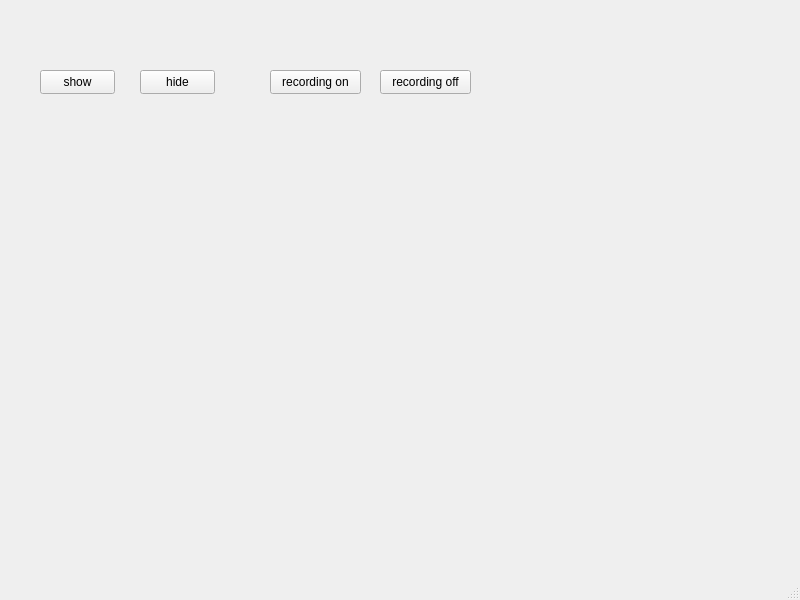
<?xml version="1.0" encoding="UTF-8"?>
<ui version="4.0">
 <class>MainWindow</class>
 <widget class="QMainWindow" name="MainWindow">
  <property name="geometry">
   <rect>
    <x>0</x>
    <y>0</y>
    <width>800</width>
    <height>600</height>
   </rect>
  </property>
  <property name="windowTitle">
   <string>MainWindow</string>
  </property>
  <widget class="QWidget" name="centralwidget">
   <widget class="QPushButton" name="pushButton">
    <property name="geometry">
     <rect>
      <x>40</x>
      <y>70</y>
      <width>75</width>
      <height>24</height>
     </rect>
    </property>
    <property name="text">
     <string>show</string>
    </property>
   </widget>
   <widget class="QPushButton" name="pushButton_2">
    <property name="geometry">
     <rect>
      <x>140</x>
      <y>70</y>
      <width>75</width>
      <height>24</height>
     </rect>
    </property>
    <property name="text">
     <string>hide</string>
    </property>
   </widget>
   <widget class="QPushButton" name="pushButton_3">
    <property name="geometry">
     <rect>
      <x>270</x>
      <y>70</y>
      <width>91</width>
      <height>24</height>
     </rect>
    </property>
    <property name="text">
     <string>recording on</string>
    </property>
   </widget>
   <widget class="QPushButton" name="pushButton_4">
    <property name="geometry">
     <rect>
      <x>380</x>
      <y>70</y>
      <width>91</width>
      <height>24</height>
     </rect>
    </property>
    <property name="text">
     <string>recording off</string>
    </property>
   </widget>
  </widget>
  <widget class="QMenuBar" name="menubar">
   <property name="geometry">
    <rect>
     <x>0</x>
     <y>0</y>
     <width>800</width>
     <height>22</height>
    </rect>
   </property>
  </widget>
  <widget class="QStatusBar" name="statusbar"/>
 </widget>
 <resources/>
 <connections/>
</ui>
